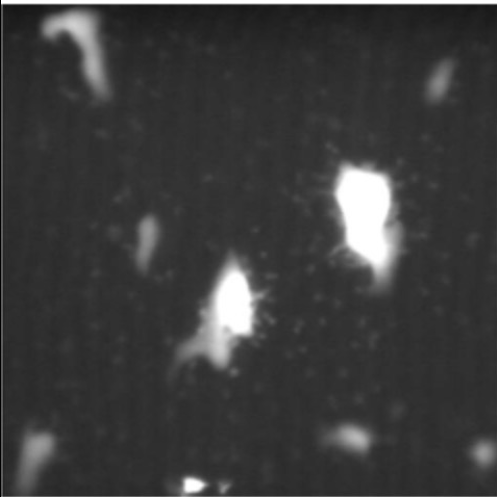
#> input picture cv2-copy/drawContours/im.png, 497 x 497 px
$ python code.py
#> lines starting #> are read from the running program, lines starting #| are printed output that depends on the picture; after the words box and inside, x2 and y2 are one past the last pixel; in counts of white or black regions, pixels touching at a corner belong together
import cv2
import numpy as np

im = cv2.imread("im.png")
#> im is the input picture: shape (497, 497, 3); min 0, max 255, mean 60.3
w, h, c = im.shape
#> w = 497; h = 497; c = 3

# [4 lines of commented-out code are left out]

im_copy = im.copy()
im_gray = im[:, :, 0]
ret, im_binary = cv2.threshold(im_gray, thresh=120, maxval=255, type=cv2.THRESH_BINARY)
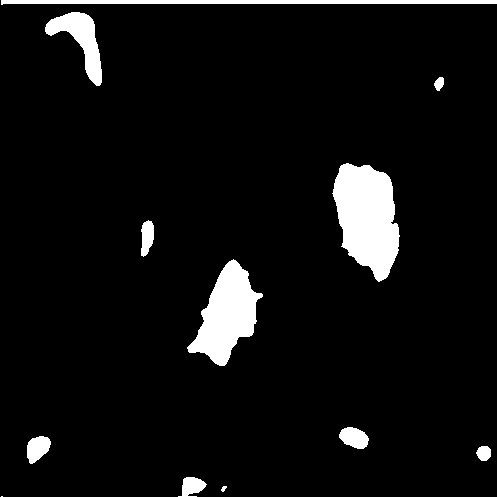
#> im_binary: shape (497, 497); 6.2% white; 12 white regions (1 under 20 px)
contours, hierarchy = cv2.findContours(im_binary, cv2.RETR_TREE,cv2.CHAIN_APPROX_SIMPLE)
#> contours = 12 contours, 2 with area under 20; largest, box (x1, y1, x2, y2) and area: (332, 163, 400, 282) 5409, (187, 259, 263, 366) 4004, (45, 12, 102, 86) 1581, (1, 0, 497, 5) 1486, (339, 427, 369, 449) 433
im_masked = im_copy - cv2.fillPoly(im, pts=contours, color=(0,0,0))
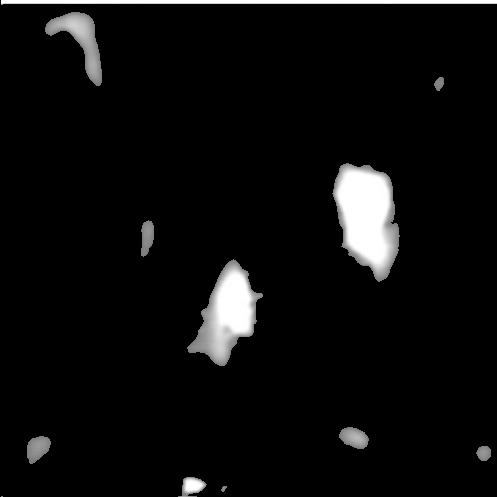
#> im_masked: shape (497, 497, 3); min 0, max 255, mean 12.6
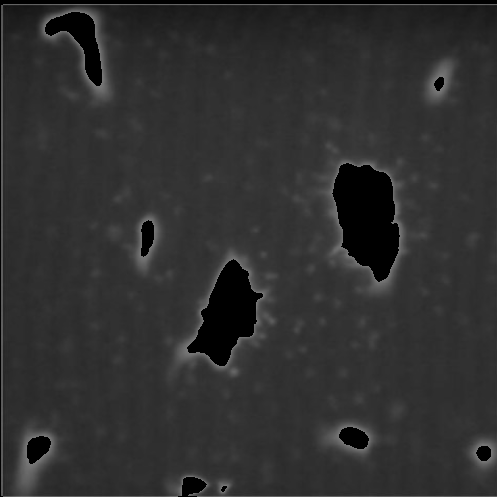
#> im: shape (497, 497, 3); 6.2% of pixels changed, all inside (x1, y1, x2, y2) = (1, 0, 497, 497)
im_masked_binary = cv2.fillPoly(im_masked, pts=contours, color=(255,255,255))
#> im_masked_binary: shape (497, 497, 3); 6.2% white; 12 white regions (1 under 20 px), largest, box (x1, y1, x2, y2) and area: (332, 163, 400, 282) 5556, (187, 259, 263, 366) 4137, (1, 0, 497, 5) 1986
cv2.drawContours(im_copy, contours, contourIdx=-1, color=(0,0,255))
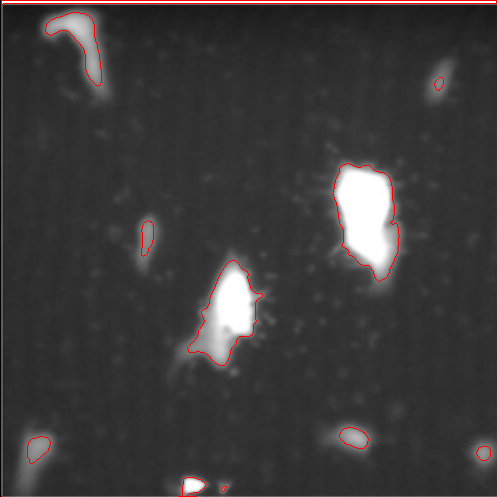
#> im_copy: shape (497, 497, 3); 0.87% of pixels changed, all inside (x1, y1, x2, y2) = (1, 0, 497, 497)
# im_masked = im_copy - cv2.fillPoly(im, pts=contours, color=(0,0,0)) + cv2.fillPoly(background, pts=contours, color=(0,0,0))
cv2.imwrite("binary.png", im_masked_binary)
cv2.imwrite("im_contour.png", im_copy)
